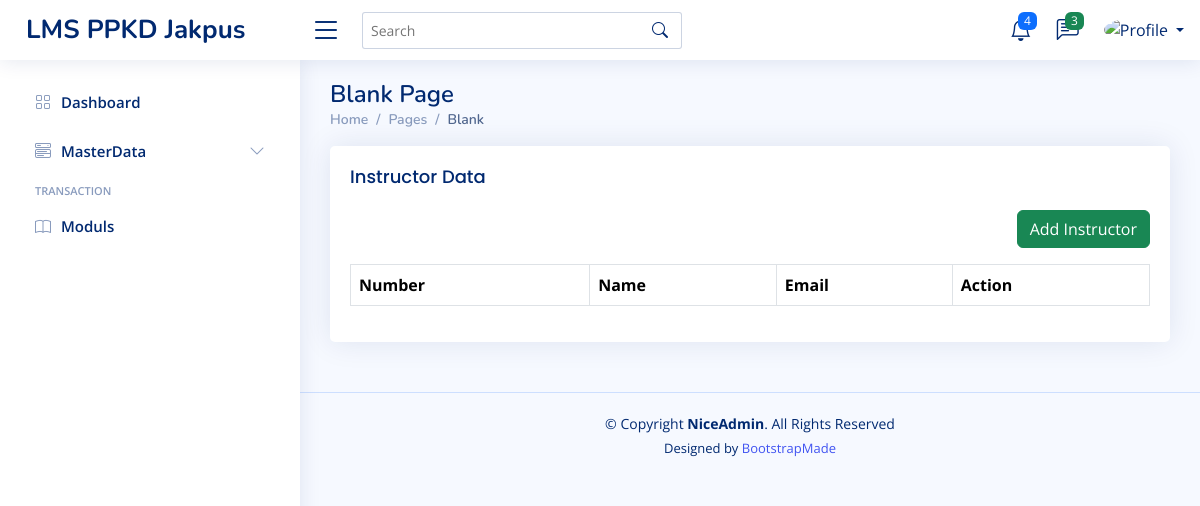
The app's page /home.php?page=/instruct/instructor, older data.
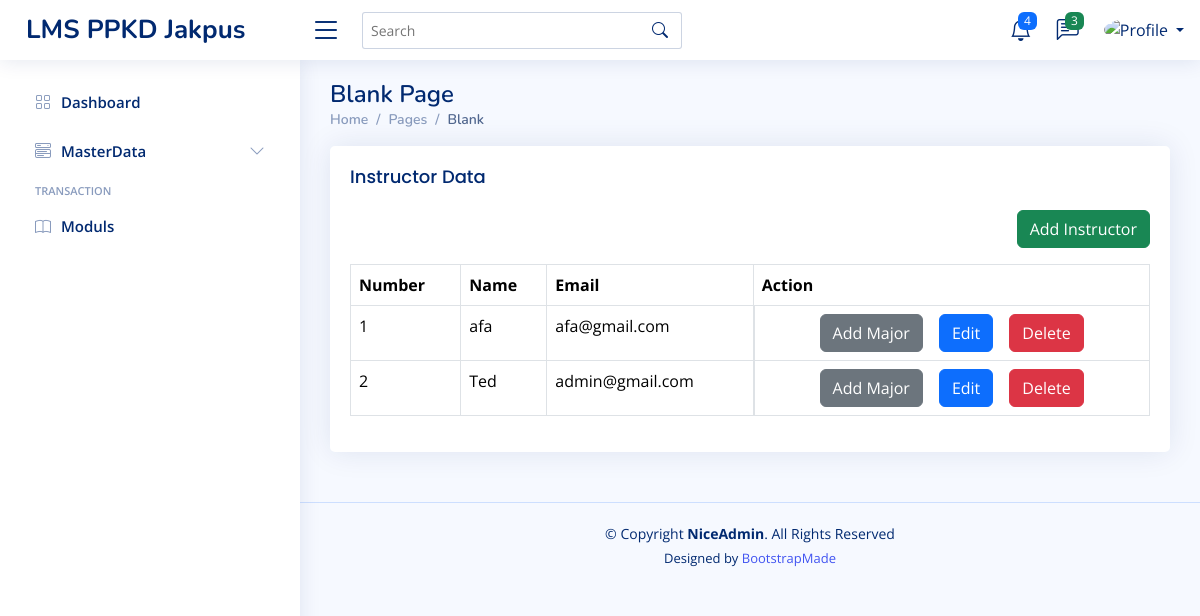
The same page, newer data.
### tables this page shows
CREATE TABLE `instructors` (
  `instructor_id` int(11) NOT NULL,
  `instructor_name` varchar(50) NOT NULL,
  `instructor_gender` tinyint(1) NOT NULL,
  `instructor_education` varchar(30) NOT NULL,
  `instructor_phone` int(15) NOT NULL,
  `instructor_email` varchar(50) NOT NULL,
  `instructor_address` text NOT NULL,
  `created_at` timestamp NOT NULL DEFAULT current_timestamp(),
  `updated_at` timestamp NULL DEFAULT NULL ON UPDATE current_timestamp(),
  `deleted_at` tinyint(4) NOT NULL DEFAULT 0
);

### content/instruct/instructor.php (the view)
<?php
$query = mysqli_query($config, "SELECT * FROM instructors WHERE deleted_at = 0 ORDER BY instructor_id DESC");
$row = mysqli_fetch_all($query, MYSQLI_ASSOC);
?>
<div class="row">
    <div class="col-12">
        <div class="card">
            <div class="card-body ">
                <h5 class="card-title">Instructor Data</h5>
                <div class="mb-3" align="right">
                    <a href="?page=/instruct/add_instructor" class="btn btn-success">Add Instructor</a>
                </div>
                <div class="table-responsive">
                    <table class="table table-bordered">
                        <thead class="">
                            <tr>
                                <th>Number</th>
                                <th>Name</th>
                                <th>Email</th>
                                <th>Action</th>
                            </tr>
                        </thead>
                        <tbody>
                            <?php foreach ($row as $key => $instructor) : ?>
                                <tr>
                                    <td><?= $key += 1 ?></td>
                                    <td><?= $instructor['instructor_name'] ?></td>
                                    <td><?= $instructor['instructor_email'] ?></td>
                                    <td class="d-flex justify-content-center">
                                        <a href="?page=/instruct/add_instructor_major&id=<?= $instructor['instructor_id'] ?>"
                                            class="btn btn-secondary me-2 ms-2">Add Major</a>
                                        <a href="?page=/instruct/add_instructor&edit=<?= $instructor['instructor_id'] ?>"
                                            class="btn btn-primary me-2 ms-2">Edit</a>
                                        <a onclick="return confirm('Are you Sure want to delete this data??')"
                                            href="?page=instruct/add_instructor&delete=<?= $instructor['instructor_id'] ?>"
                                            class="btn btn-danger me-2 ms-2">Delete</a>
                                    </td>
                                </tr>
                            <?php endforeach ?>
                        </tbody>
                    </table>
                </div>
            </div>
        </div>
    </div>
</div>

### home.php (shortened to what this page needs)
<!DOCTYPE html>
<html lang="en">
<head>
    <link href="assets/vendor/bootstrap/css/bootstrap.min.css" rel="stylesheet">
    <link href="assets/vendor/bootstrap-icons/bootstrap-icons.css" rel="stylesheet">
    <link href="assets/vendor/boxicons/css/boxicons.min.css" rel="stylesheet">
    <link href="assets/vendor/quill/quill.snow.css" rel="stylesheet">
    <link href="assets/vendor/quill/quill.bubble.css" rel="stylesheet">
    <link href="assets/vendor/remixicon/remixicon.css" rel="stylesheet">
    <link href="assets/vendor/simple-datatables/style.css" rel="stylesheet">
    <link href="assets/css/style.css" rel="stylesheet">
</head>
<body>
    <?php include "inc/header.php"; ?>
    <?php include "inc/sidebar.php"; ?>
    <main id="main" class="main">
        <div class="pagetitle">
            <h1>Blank Page</h1>
            <nav>
                <ol class="breadcrumb">
                    <li class="breadcrumb-item"><a href="index.html">Home</a></li>
                    <li class="breadcrumb-item">Pages</li>
                    <li class="breadcrumb-item active">Blank</li>
                </ol>
            </nav>
        </div>
        <section class="section">
            <?php
            if (isset($_GET['page'])) {
                if (file_exists("content/" . $_GET['page'] . ".php")) {
                    include "content/" . $_GET['page'] . ".php";
                } else {
                    include "content/404.php";
                }
            } else {
                include "content/dashboard.php";
            }
            ?>
        </section>
    </main>
    <footer id="footer" class="footer">
        <div class="copyright">
            &copy; Copyright <strong><span>NiceAdmin</span></strong>. All Rights Reserved
        </div>
        <div class="credits">
            Designed by <a href="https://bootstrapmade.com/">BootstrapMade</a>
        </div>
    </footer>
</body>
</html>

### inc/header.php (shortened to what this page needs)
<?php
$name = isset($_SESSION['USER_NAME']) ? $_SESSION['USER_NAME'] : '';
?>
<header id="header" class="header fixed-top d-flex align-items-center">
    <div class="d-flex align-items-center justify-content-between">
        <a href="index.html" class="logo d-flex align-items-center">
            <span class="d-none d-lg-block">LMS PPKD Jakpus</span>
        </a>
        <i class="bi bi-list toggle-sidebar-btn"></i>
    </div>
    <div class="search-bar">
        <form class="search-form d-flex align-items-center" method="POST" action="#">
            <input type="text" name="query" placeholder="Search" title="Enter search keyword">
            <button type="submit" title="Search"><i class="bi bi-search"></i></button>
        </form>
    </div>
    <nav class="header-nav ms-auto">
        <ul class="d-flex align-items-center">
            <li class="nav-item dropdown">
                <a class="nav-link nav-icon" href="#" data-bs-toggle="dropdown">
                    <i class="bi bi-bell"></i>
                    <span class="badge bg-primary badge-number">4</span>
                </a>
            </li>
            <li class="nav-item dropdown">
                <a class="nav-link nav-icon" href="#" data-bs-toggle="dropdown">
                    <i class="bi bi-chat-left-text"></i>
                    <span class="badge bg-success badge-number">3</span>
                </a>
            </li>
            <li class="nav-item dropdown pe-3">
                <a class="nav-link nav-profile d-flex align-items-center pe-0" href="#" data-bs-toggle="dropdown">
                    <img src="assets/img/profile-img.jpg" alt="Profile" class="rounded-circle">
                    <span class="d-none d-md-block dropdown-toggle ps-2"><?= $name ?></span>
                </a>
            </li>
        </ul>
    </nav>
</header>

### inc/sidebar.php (shortened to what this page needs)
<aside id="sidebar" class="sidebar">
    <ul class="sidebar-nav" id="sidebar-nav">
        <li class="nav-item">
            <a class="nav-link collapsed" href="index.html">
                <i class="bi bi-grid"></i>
                <span>Dashboard</span>
            </a>
        </li>
        <li class="nav-item">
            <a class="nav-link collapsed" data-bs-target="#components-nav" data-bs-toggle="collapse" href="#">
                <i class="bi bi-menu-button-wide"></i><span>MasterData</span><i class="bi bi-chevron-down ms-auto"></i>
            </a>
        </li>
        <li class="nav-heading">Transaction</li>
        <li class="nav-item">
            <a class="nav-link collapsed" href="users-profile.html">
                <i class="bi bi-book"></i>
                <span>Moduls</span>
            </a>
        </li>
    </ul>
</aside>

### assets/css/style.css (style rules this page uses)
:root { scroll-behavior: smooth; }
body { font-family: "Open Sans", sans-serif; background: #f6f9ff; color: #444444; }
a { color: #4154f1; text-decoration: none; }
h1, h2, h3, h4, h5, h6 { font-family: "Nunito", sans-serif; }
#main { margin-top: 60px; padding: 20px 30px; transition: all 0.3s; }
.pagetitle { margin-bottom: 10px; }
.pagetitle h1 { font-size: 24px; margin-bottom: 0; font-weight: 600; color: #012970; }
.card { margin-bottom: 30px; border: none; border-radius: 5px; box-shadow: 0px 0 30px rgba(1, 41, 112, 0.1); }
.card-title { padding: 20px 0 15px 0; font-size: 18px; font-weight: 500; color: #012970; font-family: "Poppins", sans-serif; }
.card-body { padding: 0 20px 20px 20px; }
.breadcrumb { font-size: 14px; font-family: "Nunito", sans-serif; color: #899bbd; font-weight: 600; }
.breadcrumb a { color: #899bbd; transition: 0.3s; }
.breadcrumb .breadcrumb-item::before { color: #899bbd; }
.breadcrumb .active { color: #51678f; font-weight: 600; }
.logo { line-height: 1; }
@media (min-width: 1200px) { .logo { width: 280px; } }
.logo span { font-size: 26px; font-weight: 700; color: #012970; font-family: "Nunito", sans-serif; }
.header { transition: all 0.5s; z-index: 997; height: 60px; box-shadow: 0px 2px 20px rgba(1, 41, 112, 0.1); background-color: #fff; padding-left: 20px; }
.header .toggle-sidebar-btn { font-size: 32px; padding-left: 10px; cursor: pointer; color: #012970; }
.header .search-bar { min-width: 360px; padding: 0 20px; }
.header .search-form { width: 100%; }
.header .search-form input { border: 0; font-size: 14px; color: #012970; border: 1px solid rgba(1, 41, 112, 0.2); padding: 7px 38px 7px 8px; border-radius: 3px; transition: 0.3s; width: 100%; }
.header .search-form button { border: 0; padding: 0; margin-left: -30px; background: none; }
.header .search-form button i { color: #012970; }
.header-nav ul { list-style: none; }
.header-nav>ul { margin: 0; padding: 0; }
.header-nav .nav-icon { font-size: 22px; color: #012970; margin-right: 25px; position: relative; }
.header-nav .nav-profile { color: #012970; }
.header-nav .nav-profile img { max-height: 36px; }
.header-nav .nav-profile span { font-size: 14px; font-weight: 600; }
.header-nav .badge-number { position: absolute; inset: -2px -5px auto auto; font-weight: normal; font-size: 12px; padding: 3px 6px; }
.sidebar { position: fixed; top: 60px; left: 0; bottom: 0; width: 300px; z-index: 996; transition: all 0.3s; padding: 20px; overflow-y: auto; scrollbar-width: thin; scrollbar-color: #aab7cf transparent; box-shadow: 0px 0px 20px rgba(1, 41, 112, 0.1); background-color: #fff; }
@media (min-width: 1200px) { #main, #footer { margin-left: 300px; } }
.sidebar-nav { padding: 0; margin: 0; list-style: none; }
.sidebar-nav li { padding: 0; margin: 0; list-style: none; }
.sidebar-nav .nav-item { margin-bottom: 5px; }
.sidebar-nav .nav-heading { font-size: 11px; text-transform: uppercase; color: #899bbd; font-weight: 600; margin: 10px 0 5px 15px; }
.sidebar-nav .nav-link { display: flex; align-items: center; font-size: 15px; font-weight: 600; color: #4154f1; transition: 0.3; background: #f6f9ff; padding: 10px 15px; border-radius: 4px; }
.sidebar-nav .nav-link i { font-size: 16px; margin-right: 10px; color: #4154f1; }
.sidebar-nav .nav-link.collapsed { color: #012970; background: #fff; }
.sidebar-nav .nav-link.collapsed i { color: #899bbd; }
.sidebar-nav .nav-link .bi-chevron-down { margin-right: 0; transition: transform 0.2s ease-in-out; }
.footer { padding: 20px 0; font-size: 14px; transition: all 0.3s; border-top: 1px solid #cddfff; }
.footer .copyright { text-align: center; color: #012970; }
.footer .credits { padding-top: 5px; text-align: center; font-size: 13px; color: #012970; }

Row changes from the older to the newer data that the page shows:
added instructors: key "1", instructor_name "afa", instructor_email "afa@gmail.com"
added instructors: key "2", instructor_name "Ted", instructor_email "admin@gmail.com"
